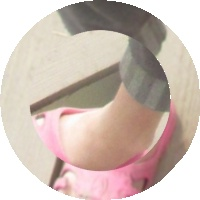
#> input picture rotation/samples/images1_pair0_combined.jpg, 200 x 200 px
$ python benchmarkPolarGradient.py samples/images1_pair0_combined.jpg
#> lines starting #> are read from the running program, lines starting #| are printed output that depends on the picture
### rotation/polarGradientCore.py
#!/usr/bin/env python3
"""
Shared helpers for polar gradient cross-correlation puzzle solvers.

Imported by both polarGradientValidator (grayscale).
"""

from pathlib import Path
from typing import Optional, Tuple
import cv2
import numpy as np


# [64 lines left out: functions create_clean_composite, _load_bgra, _estimate_seam_radius, not called in this run]


def _extract_ring_signal(channel: np.ndarray, cx: int, cy: int,
                         radius: float, band_width: int = 2,
                         n_samples: int = 360) -> np.ndarray:
    """
    Extract pixel values along a circular ring as a 1D signal.
    Samples at n_samples points around the circle.
    Averages over band_width radii for robustness.
    Uses bilinear interpolation so sub-pixel radius positions are smooth.
    """
    angles = np.linspace(0, 2 * np.pi, n_samples, endpoint=False)
    signal = np.zeros(n_samples, dtype=np.float64)
    h, w = channel.shape

    for r_off in range(-band_width, band_width + 1):
        r = radius + r_off
        xs = cx + r * np.cos(angles)
        ys = cy + r * np.sin(angles)

        x0 = np.clip(np.floor(xs).astype(int), 0, w - 1)
        x1 = np.clip(x0 + 1,                   0, w - 1)
        y0 = np.clip(np.floor(ys).astype(int), 0, h - 1)
        y1 = np.clip(y0 + 1,                   0, h - 1)

        dx = xs - np.floor(xs)
        dy = ys - np.floor(ys)

        signal += (channel[y0, x0] * (1 - dx) * (1 - dy) +
                   channel[y0, x1] * dx * (1 - dy) +
                   channel[y1, x0] * (1 - dx) * dy +
                   channel[y1, x1] * dx * dy)

    return signal / (2 * band_width + 1)


def _gradient(signal: np.ndarray) -> np.ndarray:
    """Circular central-difference gradient magnitude."""
    n = len(signal)
    grad = np.empty(n, dtype=np.float64)
    for i in range(n):
        grad[i] = abs(signal[(i + 1) % n] - signal[(i - 1) % n]) / 2.0
    return grad


def _cross_correlate(sig1: np.ndarray, sig2: np.ndarray) -> np.ndarray:
    """
    Normalised circular cross-correlation via FFT.
    Returns a curve of length N; index k = correlation when sig2 is
    shifted by k samples relative to sig1.
    Returns all-zeros if either signal is flat (zero variance).
    """
    s1 = sig1 - sig1.mean()
    s2 = sig2 - sig2.mean()
    std1, std2 = s1.std(), s2.std()
    if std1 < 1e-6 or std2 < 1e-6:
        return np.zeros_like(sig1)
    s1 /= std1
    s2 /= std2
    return np.real(np.fft.ifft(np.fft.fft(s1) * np.conj(np.fft.fft(s2))))


def solve_rotation_single_image(
        image_path: str,
        seam_frac: float = 0.35,
        round_to_45: bool = False,
        n_samples: int = 360,
) -> Tuple[int, float, bool]:
    """
    Solve rotation from a single combined puzzle image using grayscale
    polar gradient cross-correlation.

    Identical algorithm to solve_rotation_polar_gradient.  The only
    difference is how inner/outer channels are obtained: instead of
    loading two separate alpha-masked images and estimating the seam
    from their alpha channels, a single combined image is loaded and
    the seam radius is derived from seam_frac * image_width
    (default 0.35 ≈ 70 px for 200×200 images).  Pixels at radius
    seam-2 fall within the inner disc; pixels at seam+2 fall within
    the outer ring.

    Returns:
        predicted_angle: Best rotation angle in degrees (0-359)
        confidence:      Correlation peak value (higher is better)
        is_ambiguous:    True if a competing peak exists
    """
    # ── 1. Load ───────────────────────────────────────────────────────────────
    img = cv2.imread(image_path)
    if img is None:
        raise ValueError(f"Could not read image: {image_path}")

    h, w = img.shape[:2]
    cx, cy = w // 2, h // 2

    # ── 2. Convert to grayscale ───────────────────────────────────────────────
    channel = cv2.cvtColor(img, cv2.COLOR_BGR2GRAY).astype(np.float64)

    # ── 3. Seam ───────────────────────────────────────────────────────────────
    seam_radius = seam_frac * w

    # ── 4. Sampling resolution ────────────────────────────────────────────────
    deg_per_sample = 360.0 / n_samples

    # ── 5. Extract ring signals at seam ──────────────────────────────────────
    # ── 5. Extract ring signals at seam ──────────────────────────────────────
    inner_ring = _extract_ring_signal(
        channel, cx, cy, seam_radius - 3, band_width=2, n_samples=n_samples)
    outer_ring = _extract_ring_signal(
        channel, cx, cy, seam_radius + 4, band_width=2, n_samples=n_samples)

    # ── 6. Gradient magnitude ─────────────────────────────────────────────────
    inner_grad = _gradient(inner_ring)
    outer_grad = _gradient(outer_ring)

    # ── 7. Circular cross-correlation via FFT ─────────────────────────────────
    correlation = _cross_correlate(inner_grad, outer_grad)

    # ── 8. Pick highest peak and detect ambiguity ─────────────────────────────
    best_shift, confidence, is_ambiguous = _find_peak(
        correlation, threshold_ratio=0.8)

    # ── 9. Convert shift to angle ─────────────────────────────────────────────
    predicted_angle = int(best_shift * deg_per_sample % 360)

    if round_to_45:
        predicted_angle = int(round(predicted_angle / 45.0) * 45) % 360

    predicted_angle = (360 - predicted_angle) % 360
    return predicted_angle, confidence, is_ambiguous


def _find_peak(correlation: np.ndarray,
               threshold_ratio: float = 0.8) -> Tuple[int, float, bool]:
    """
    Locate the strongest peak and flag ambiguity if a second peak is nearly
    as strong and well-separated (> n/36 samples ≈ 10°) from the best.
    """
    n = len(correlation)
    best_idx = int(np.argmax(correlation))
    best_val = float(correlation[best_idx])

    if best_val < 1e-6:
        return 0, 0.0, True

    threshold = best_val * threshold_ratio
    significant = []
    for i in range(n):
        if (correlation[i] >= threshold and
                correlation[i] >= correlation[(i - 1) % n] and
                correlation[i] >= correlation[(i + 1) % n]):
            sep = min(abs(i - best_idx), n - abs(i - best_idx))
            if sep > n // 36:
                significant.append(i)

    return best_idx, best_val, len(significant) > 0

### rotation/benchmarkPolarGradient.py
#!/usr/bin/env python3
"""
Benchmark the polar-gradient solver against all samples.

Runs solve_rotation_polar_gradient on every inner/outer pair in
samples/ and saves per-test results to results/.

Usage:
    python3 benchmarkPolarGradient.py              # all 149 pairs
    python3 benchmarkPolarGradient.py --round45    # snap predictions to 45°
    python3 benchmarkPolarGradient.py --tol 45     # change success tolerance (default 5°)
"""

import json
import sys
import time
from pathlib import Path

from polarGradientCore import solve_rotation_single_image

SAMPLE_DIR     = Path(__file__).parent / "samples"
RESULTS_DIR = Path(__file__).parent


def load_truth(path: Path):
    with open(path) as f:
        data = json.load(f)
    entries = []
    for img_entry in data["images"]:
        folder = img_entry["folder"]
        for k, pair in enumerate(img_entry.get("pairs", [])):
            entries.append({
                "key":        f"{folder.replace('_','')}_pair{k}",
                "folder":     folder,
                "outer":      pair["outer"],
                "inner":      pair["inner"],
                "true_rotation": int(pair["rotation_cw"]),
                "ambiguous":  pair.get("ambiguous", False),
            })
    return entries


def angular_error(pred: int, truth: int) -> int:
    diff = abs(pred - truth) % 360
    return min(diff, 360 - diff)


def run(round_to_45: bool, tolerance: int) -> None:
    truth_path = Path(__file__).parent / "truth.json"
    if not SAMPLE_DIR.exists():
        print(f"[!] samples/ not found: {SAMPLE_DIR}"); sys.exit(1)
    if not truth_path.exists():
        print(f"[!] truth.json not found: {truth_path}"); sys.exit(1)

    samples = load_truth(truth_path)
#> (reads rotation/truth.json from the repository)
    n_total = len(samples)

    print("=" * 64)
    print("Polar Gradient (Single Image) — Samples Benchmark")
    print("=" * 64)
    print(f"  Pairs       : {n_total}")
    print(f"  Round to 45°: {'Yes' if round_to_45 else 'No'}")
    print(f"  Tolerance   : ±{tolerance}°")
    print("=" * 64)

    tests = []
    n_success = 0

    for idx, s in enumerate(samples, 1):
        combined_path = SAMPLE_DIR / f"{s['key']}_combined.jpg"

        if not combined_path.exists():
            print(f"  [{idx:>3}/{n_total}] {s['key']}  SKIP (missing image)")
            continue

        t0 = time.perf_counter()
        predicted, confidence, is_ambiguous = solve_rotation_single_image(
            str(combined_path), round_to_45=round_to_45
        )
#> in solve_rotation_single_image, img is the input picture: shape (200, 200, 3); mean B, G, R 179.3, 188, 204.3
#> in solve_rotation_single_image, `channel = cv2.cvtColor(img, cv2.COLOR_BGR2GRAY).astype(np.float64)`:
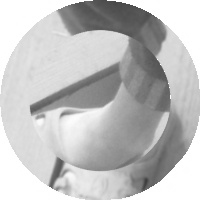
#> channel: shape (200, 200) float64; min 61, max 255, mean 191.9
#> after the loop in _extract_ring_signal, `for r_off in range(-band_width, band_width + 1):`: signal = 360 values, max 1212.6 at index 161, min 436.7 at index 334, mean 878.6
#> in solve_rotation_single_image, `inner_ring = _extract_ring_signal( channel, cx, cy, seam_radius - 3, b..`: inner_ring = 360 values, max 242.5 at index 161, min 87.34 at index 334, mean 175.7
#> in solve_rotation_single_image, `outer_ring = _extract_ring_signal( channel, cx, cy, seam_radius + 4, b..`: outer_ring = 360 values, max 232.2 at index 101, min 89.33 at index 294, mean 176.5
#> in _gradient, `n = len(signal)`: n = 360
#> after the loop in _gradient, `for i in range(n):`: grad = 360 values, max 35.69 at index 177, min 0.000469 at index 324, mean 2.49
#> in solve_rotation_single_image, `inner_grad = _gradient(inner_ring)`: inner_grad has the same summary as grad in _gradient
#> in solve_rotation_single_image, `outer_grad = _gradient(outer_ring)`: outer_grad = 360 values, max 42.13 at index 120, min 0.00491 at index 162, mean 2.37
#> in _cross_correlate, `s1 = sig1 - sig1.mean()`: s1 = 360 values, max 33.2 at index 177, min -2.49 at index 324, mean -1.97e-16
#> in _cross_correlate, `s2 = sig2 - sig2.mean()`: s2 = 360 values, max 39.77 at index 120, min -2.36 at index 162, mean -7.89e-17
#> in _cross_correlate, `std1, std2 = s1.std(), s2.std()`: std1 = 4.91; std2 = 5.21
#> in _cross_correlate, `s1 /= std1`: s1 = 360 values, max 6.75 at index 177, min -0.507 at index 324, mean 1.97e-17
#> in _cross_correlate, `s2 /= std2`: s2 = 360 values, max 7.63 at index 120, min -0.454 at index 162, mean -4.93e-18
#> in solve_rotation_single_image, `correlation = _cross_correlate(inner_grad, outer_grad)`: correlation = 360 values, max 285.6 at index 50, min -41.71 at index 8, mean 3.16e-16
#> in _find_peak, `n = len(correlation)`: n = 360
#> in _find_peak, `best_idx = int(np.argmax(correlation))`: best_idx = 50
#> in _find_peak, `best_val = float(correlation[best_idx])`: best_val = 285.6
#> in _find_peak, `threshold = best_val * threshold_ratio`: threshold = 228.5
#> the loop in _find_peak, `for i in range(n):` made 360 passes
#> sep on pass 51: 0
#> after the loop in _find_peak, `for i in range(n):`: significant = []
#> in solve_rotation_single_image, `best_shift, confidence, is_ambiguous = _find_peak( correlation, thresh..`: best_shift = 50; confidence = 285.6; is_ambiguous = False
#> in solve_rotation_single_image, `predicted_angle = int(best_shift * deg_per_sample % 360)`: predicted_angle = 50
#> in solve_rotation_single_image, `predicted_angle = (360 - predicted_angle) % 360`: predicted_angle = 310
#> predicted = 310; confidence = 285.6; is_ambiguous = False
        elapsed_ms = (time.perf_counter() - t0) * 1000

        err = angular_error(predicted, s["true_rotation"])
#> in angular_error, `diff = abs(pred - truth) % 360`: diff = 1
#> err = 1
        success = err <= tolerance
#> success = True

        if success:
            n_success += 1

        entry = {
            "key":           s["key"],
            "true_rotation": s["true_rotation"],
            "predicted":     predicted,
            "error_deg":     err,
            "success":       success,
            "confidence":    round(confidence, 6),
            "is_ambiguous":  is_ambiguous,
            "gt_ambiguous":  s["ambiguous"],
            "elapsed_ms":    round(elapsed_ms, 2),
        }
        tests.append(entry)

        mark = "✓" if success else "✗"
#> mark = '✓'
        print(
            f"  [{idx:>3}/{n_total}] {s['key']:<22}  truth={s['true_rotation']:>3}°"
            f"  pred={predicted:>3}°  err={err:>3}°  {mark}"
            f"  conf={confidence:.3f}  ({elapsed_ms:.0f}ms)"
        )
#|   [  1/12] images1_pair0           truth=311°  pred=310°  err=  1°  ✓  conf=285.650  (25ms)
#> pass 2 of the loop in run, `for idx, s in enumerate(samples, 1):`:
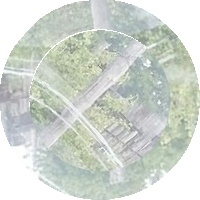
#> input picture rotation/samples/images1_pair1_combined.jpg, 200 x 200 px
#> in solve_rotation_single_image, img is the input picture: shape (200, 200, 3); mean B, G, R 206.2, 213.6, 207.3
#> in solve_rotation_single_image (call 2), `channel = cv2.cvtColor(img, cv2.COLOR_BGR2GRAY).astype(np.float64)`:
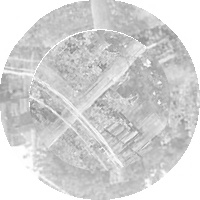
#> channel: shape (200, 200) float64; min 126, max 255, mean 210.8
#> inner_ring = 360 values, max 244.1 at index 72, min 153 at index 173, mean 196.6
#> outer_ring = 360 values, max 246.1 at index 200, min 150.3 at index 305, mean 197.2
#> inner_grad = 360 values, max 24.21 at index 255, min 0.00807 at index 161, mean 4
#> outer_grad = 360 values, max 26.35 at index 314, min 0.0108 at index 109, mean 3.94
#> correlation = 360 values, max 115 at index 229, min -59.85 at index 27, mean 0
#> the loop in _find_peak (call 2), `for i in range(n):` made 360 passes
#> sep on passes 230, 233: 0, 3
#> in solve_rotation_single_image (call 2), `best_shift, confidence, is_ambiguous = _find_peak( correlation, thresh..`: best_shift = 229; confidence = 115
#> in solve_rotation_single_image (call 2), `predicted_angle = int(best_shift * deg_per_sample % 360)`: predicted_angle = 229
#> in solve_rotation_single_image (call 2), `predicted_angle = (360 - predicted_angle) % 360`: predicted_angle = 131
#> in run, `predicted, confidence, is_ambiguous = solve_rotation_single_image( str..`: confidence = 115
#> err = 2
#|   [  2/12] images1_pair1           truth=129°  pred=131°  err=  2°  ✓  conf=115.047  (22ms)

    n_evaluated = len(tests)
    errors = [t["error_deg"] for t in tests]
    mae = sum(errors) / len(errors) if errors else 0.0
    acc = n_success / n_evaluated * 100 if n_evaluated else 0.0

    summary = {
        "solver":       "polar_gradient_single_image",
        "round_to_45":  round_to_45,
        "tolerance":    tolerance,
        "count":        n_evaluated,
        "success":      n_success,
        "failed":       n_evaluated - n_success,
        "accuracy_pct": round(acc, 2),
        "mae_deg":      round(mae, 2),
        "tests":        tests,
    }

    print("\n" + "=" * 64)
    print(f"  Success (±{tolerance}°) : {n_success}/{n_evaluated}  ({acc:.1f}%)")
    print(f"  Mean angular error: {mae:.1f}°")
    print("=" * 64)

    RESULTS_DIR.mkdir(exist_ok=True)
    out_file = RESULTS_DIR / f"polar_gradient_results_{int(time.time())}.json"
    with open(out_file, "w") as f:
        json.dump(summary, f, indent=2)
    print(f"\n[✓] Results saved → {out_file}")
#| [✓] Results saved → rotation/polar_gradient_results_1795167986.json


if __name__ == "__main__":
    args = sys.argv[1:]
    round_to_45 = "--round45" in args or "-r" in args
    tol = int(args[args.index("--tol") + 1]) if "--tol" in args else 5
    run(round_to_45, tol)
